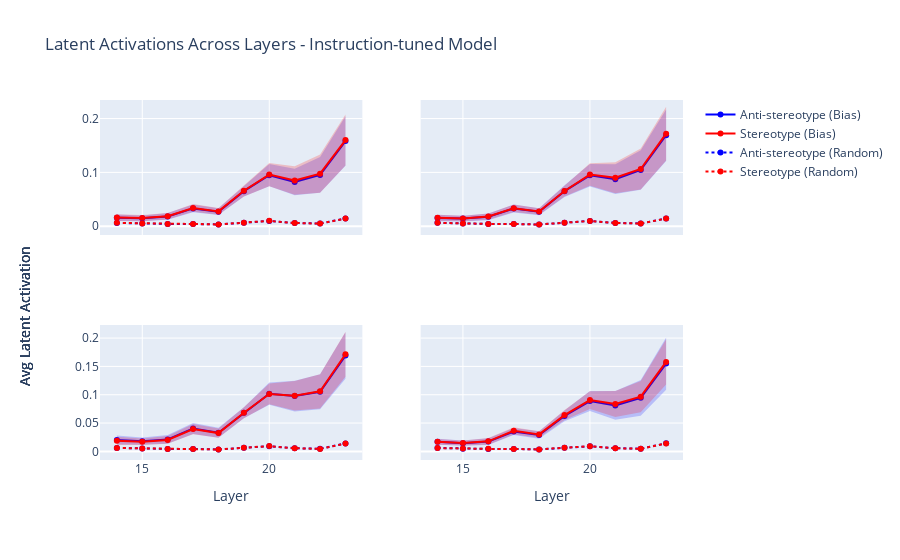

Notebook code cell kept with this figure:
### Code cell
from plotly.subplots import make_subplots

bias_list = sorted(bias_types_of_interest)
fig = make_subplots(
    rows=2, cols=2,
    subplot_titles=bias_list,
    shared_xaxes=True, shared_yaxes=True
)

for i, bias in enumerate(bias_list):
    layers_list = list(range(layer_start, layer_end))
    means_target0 = []
    means_target1 = []
    stds_target0 = []
    stds_target1 = []
    means_target0_random = []
    means_target1_random = []
    
    for layer in layers_list:
        values0 = results[bias][0][layer]
        values1 = results[bias][1][layer]
        random_values0 = random_results[bias][0][layer]
        random_values1 = random_results[bias][1][layer]
        
        m0 = np.mean(values0) if len(values0) > 0 else 0
        m1 = np.mean(values1) if len(values1) > 0 else 0
        s0 = np.std(values0) if len(values0) > 0 else 0
        s1 = np.std(values1) if len(values1) > 0 else 0
        
        means_target0.append(m0)
        means_target1.append(m1)
        stds_target0.append(s0)
        stds_target1.append(s1)
        means_target0_random.append(np.mean(random_values0) if len(random_values0) > 0 else 0)
        means_target1_random.append(np.mean(random_values1) if len(random_values1) > 0 else 0)
    
    row = i // 2 + 1
    col = i % 2 + 1
    showlegend = True if i == 0 else False
    
    # Base model trace: Anti-stereotype
    fig.add_trace(go.Scatter(
        x=layers_list,
        y=means_target0,
        mode='lines+markers',
        name='Anti-stereotype (Bias)',
        line=dict(color='blue'),
        showlegend=showlegend
    ), row=row, col=col)
    
    # Shaded area: Anti-stereotype ± std
    upper0 = np.array(means_target0) + np.array(stds_target0)
    lower0 = np.array(means_target0) - np.array(stds_target0)
    fig.add_trace(go.Scatter(
        x=layers_list + layers_list[::-1],
        y=list(upper0) + list(lower0[::-1]),
        fill='toself',
        fillcolor='rgba(0,0,255,0.2)',
        line=dict(color='rgba(255,255,255,0)'),
        hoverinfo="skip",
        showlegend=False
    ), row=row, col=col)
    
    # Base model trace: Stereotype
    fig.add_trace(go.Scatter(
        x=layers_list,
        y=means_target1,
        mode='lines+markers',
        name='Stereotype (Bias)',
        line=dict(color='red'),
        showlegend=showlegend
    ), row=row, col=col)
    
    # Shaded area: Stereotype ± std
    upper1 = np.array(means_target1) + np.array(stds_target1)
    lower1 = np.array(means_target1) - np.array(stds_target1)
    fig.add_trace(go.Scatter(
        x=layers_list + layers_list[::-1],
        y=list(upper1) + list(lower1[::-1]),
        fill='toself',
        fillcolor='rgba(255,0,0,0.2)',
        line=dict(color='rgba(255,255,255,0)'),
        hoverinfo="skip",
        showlegend=False
    ), row=row, col=col)
    
    # Random model traces (unchanged)
    fig.add_trace(go.Scatter(
        x=layers_list,
        y=means_target0_random,
        mode='lines+markers',
        name='Anti-stereotype (Random)',
        line=dict(color='blue', dash='dot'),
        showlegend=showlegend
    ), row=row, col=col)
    
    fig.add_trace(go.Scatter(
        x=layers_list,
        y=means_target1_random,
        mode='lines+markers',
        name='Stereotype (Random)',
        line=dict(color='red', dash='dot'),
        showlegend=showlegend
    ), row=row, col=col)

fig.update_xaxes(title_text="Layer", row=2, col=1)
fig.update_xaxes(title_text="Layer", row=2, col=2)
fig.update_layout(
    title="Latent Activations Across Layers - Instruction-tuned Model",
    legend=dict(x=1.03, y=1),
    margin=dict(t=100, b=100, l=100, r=100),
    annotations=[
        dict(
            text="Avg Latent Activation",
            x=-0.13,
            y=0.2,
            xref="paper",
            yref="paper",
            showarrow=False,
            textangle=-90,
            xanchor="center",
            yanchor="bottom",
            font=dict(size=14)
        )
    ]
)

fig.show()

### Figure 1 — Plotly figure (JSON) as saved in the notebook; plotly's stock layout.template omitted (floating-point values rounded to 4 significant figures)
{"data": [{"line": {"color": "blue"}, "mode": "lines+markers", "name": "Anti-stereotype (Bias)", "showlegend": true, "type": "scatter", "x": [14, 15, 16, 17, 18, 19, 20, 21, 22, 23], "xaxis": "x", "y": [0.01581, 0.01471, 0.01825, 0.03311, 0.027, 0.06519, 0.09483, 0.08226, 0.09532, 0.1583], "yaxis": "y"}, {"fill": "toself", "fillcolor": "rgba(0,0,255,0.2)", "hoverinfo": "skip", "line": {"color": "rgba(255,255,255,0)"}, "showlegend": false, "type": "scatter", "x": [14, 15, 16, 17, 18, 19, 20, 21, 22, 23, 23, 22, 21, 20, 19, 18, 17, 16, 15, 14], "xaxis": "x", "y": [0.0217, 0.02014, 0.02453, 0.04027, 0.03325, 0.07526, 0.1156, 0.107, 0.1286, 0.2043, 0.1122, 0.06206, 0.05752, 0.07408, 0.05513, 0.02076, 0.02596, 0.01197, 0.009274, 0.009924], "yaxis": "y"}, {"line": {"color": "red"}, "mode": "lines+markers", "name": "Stereotype (Bias)", "showlegend": true, "type": "scatter", "x": [14, 15, 16, 17, 18, 19, 20, 21, 22, 23], "xaxis": "x", "y": [0.01616, 0.01529, 0.01864, 0.03399, 0.02761, 0.06593, 0.09589, 0.08488, 0.09769, 0.1601], "yaxis": "y"}, {"fill": "toself", "fillcolor": "rgba(255,0,0,0.2)", "hoverinfo": "skip", "line": {"color": "rgba(255,255,255,0)"}, "showlegend": false, "type": "scatter", "x": [14, 15, 16, 17, 18, 19, 20, 21, 22, 23, 23, 22, 21, 20, 19, 18, 17, 16, 15, 14], "xaxis": "x", "y": [0.02245, 0.02108, 0.0247, 0.04126, 0.03389, 0.07645, 0.1174, 0.1114, 0.1332, 0.2074, 0.1128, 0.06222, 0.05831, 0.07443, 0.05541, 0.02133, 0.02673, 0.01258, 0.009504, 0.00987], "yaxis": "y"}, {"line": {"color": "blue", "dash": "dot"}, "mode": "lines+markers", "name": "Anti-stereotype (Random)", "showlegend": true, "type": "scatter", "x": [14, 15, 16, 17, 18, 19, 20, 21, 22, 23], "xaxis": "x", "y": [0.006238, 0.005066, 0.004354, 0.004199, 0.003301, 0.006602, 0.009966, 0.006058, 0.00505, 0.0144], "yaxis": "y"}, {"line": {"color": "red", "dash": "dot"}, "mode": "lines+markers", "name": "Stereotype (Random)", "showlegend": true, "type": "scatter", "x": [14, 15, 16, 17, 18, 19, 20, 21, 22, 23], "xaxis": "x", "y": [0.006266, 0.005109, 0.004361, 0.004212, 0.003345, 0.006626, 0.01006, 0.006032, 0.004955, 0.01424], "yaxis": "y"}, {"line": {"color": "blue"}, "mode": "lines+markers", "name": "Anti-stereotype (Bias)", "showlegend": false, "type": "scatter", "x": [14, 15, 16, 17, 18, 19, 20, 21, 22, 23], "xaxis": "x2", "y": [0.0154, 0.01432, 0.01759, 0.03285, 0.02694, 0.06521, 0.09458, 0.0875, 0.1045, 0.169], "yaxis": "y2"}, {"fill": "toself", "fillcolor": "rgba(0,0,255,0.2)", "hoverinfo": "skip", "line": {"color": "rgba(255,255,255,0)"}, "showlegend": false, "type": "scatter", "x": [14, 15, 16, 17, 18, 19, 20, 21, 22, 23, 23, 22, 21, 20, 19, 18, 17, 16, 15, 14], "xaxis": "x2", "y": [0.02147, 0.01969, 0.02383, 0.0404, 0.03323, 0.07593, 0.1155, 0.115, 0.141, 0.2167, 0.1212, 0.068, 0.06005, 0.07367, 0.05448, 0.02064, 0.0253, 0.01136, 0.008944, 0.00933], "yaxis": "y2"}, {"line": {"color": "red"}, "mode": "lines+markers", "name": "Stereotype (Bias)", "showlegend": false, "type": "scatter", "x": [14, 15, 16, 17, 18, 19, 20, 21, 22, 23], "xaxis": "x2", "y": [0.01555, 0.01453, 0.01798, 0.03335, 0.02755, 0.06555, 0.09604, 0.09004, 0.1063, 0.172], "yaxis": "y2"}, {"fill": "toself", "fillcolor": "rgba(255,0,0,0.2)", "hoverinfo": "skip", "line": {"color": "rgba(255,255,255,0)"}, "showlegend": false, "type": "scatter", "x": [14, 15, 16, 17, 18, 19, 20, 21, 22, 23, 23, 22, 21, 20, 19, 18, 17, 16, 15, 14], "xaxis": "x2", "y": [0.02132, 0.0197, 0.02388, 0.04031, 0.03354, 0.07579, 0.1168, 0.1187, 0.1442, 0.2219, 0.122, 0.06845, 0.06134, 0.0753, 0.05532, 0.02155, 0.0264, 0.01209, 0.009355, 0.00977], "yaxis": "y2"}, {"line": {"color": "blue", "dash": "dot"}, "mode": "lines+markers", "name": "Anti-stereotype (Random)", "showlegend": false, "type": "scatter", "x": [14, 15, 16, 17, 18, 19, 20, 21, 22, 23], "xaxis": "x2", "y": [0.006271, 0.005038, 0.004365, 0.004202, 0.003239, 0.006577, 0.009744, 0.006195, 0.005156, 0.01449], "yaxis": "y2"}, {"line": {"color": "red", "dash": "dot"}, "mode": "lines+markers", "name": "Stereotype (Random)", "showlegend": false, "type": "scatter", "x": [14, 15, 16, 17, 18, 19, 20, 21, 22, 23], "xaxis": "x2", "y": [0.006295, 0.005097, 0.004399, 0.004199, 0.003262, 0.006593, 0.009712, 0.006145, 0.004998, 0.01429], "yaxis": "y2"}, {"line": {"color": "blue"}, "mode": "lines+markers", "name": "Anti-stereotype (Bias)", "showlegend": false, "type": "scatter", "x": [14, 15, 16, 17, 18, 19, 20, 21, 22, 23], "xaxis": "x3", "y": [0.01997, 0.01797, 0.02123, 0.04039, 0.03286, 0.06814, 0.1018, 0.09765, 0.1052, 0.1692], "yaxis": "y3"}, {"fill": "toself", "fillcolor": "rgba(0,0,255,0.2)", "hoverinfo": "skip", "line": {"color": "rgba(255,255,255,0)"}, "showlegend": false, "type": "scatter", "x": [14, 15, 16, 17, 18, 19, 20, 21, 22, 23, 23, 22, 21, 20, 19, 18, 17, 16, 15, 14], "xaxis": "x3", "y": [0.02797, 0.0244, 0.02897, 0.05023, 0.04182, 0.07784, 0.1215, 0.1247, 0.1361, 0.2103, 0.128, 0.07435, 0.07062, 0.08218, 0.05844, 0.0239, 0.03055, 0.01349, 0.01155, 0.01197], "yaxis": "y3"}, {"line": {"color": "red"}, "mode": "lines+markers", "name": "Stereotype (Bias)", "showlegend": false, "type": "scatter", "x": [14, 15, 16, 17, 18, 19, 20, 21, 22, 23], "xaxis": "x3", "y": [0.01867, 0.01705, 0.02027, 0.0395, 0.03235, 0.06824, 0.1015, 0.09822, 0.106, 0.1715], "yaxis": "y3"}, {"fill": "toself", "fillcolor": "rgba(255,0,0,0.2)", "hoverinfo": "skip", "line": {"color": "rgba(255,255,255,0)"}, "showlegend": false, "type": "scatter", "x": [14, 15, 16, 17, 18, 19, 20, 21, 22, 23, 23, 22, 21, 20, 19, 18, 17, 16, 15, 14], "xaxis": "x3", "y": [0.02588, 0.02293, 0.02722, 0.04857, 0.04057, 0.07779, 0.1198, 0.1241, 0.1361, 0.2112, 0.1318, 0.07593, 0.07233, 0.08311, 0.0587, 0.02414, 0.03043, 0.01331, 0.01117, 0.01146], "yaxis": "y3"}, {"line": {"color": "blue", "dash": "dot"}, "mode": "lines+markers", "name": "Anti-stereotype (Random)", "showlegend": false, "type": "scatter", "x": [14, 15, 16, 17, 18, 19, 20, 21, 22, 23], "xaxis": "x3", "y": [0.006111, 0.005045, 0.004457, 0.00439, 0.003364, 0.006372, 0.009298, 0.005678, 0.004593, 0.01407], "yaxis": "y3"}, {"line": {"color": "red", "dash": "dot"}, "mode": "lines+markers", "name": "Stereotype (Random)", "showlegend": false, "type": "scatter", "x": [14, 15, 16, 17, 18, 19, 20, 21, 22, 23], "xaxis": "x3", "y": [0.006066, 0.005077, 0.00446, 0.004388, 0.003363, 0.006512, 0.009382, 0.005619, 0.004465, 0.01391], "yaxis": "y3"}, {"line": {"color": "blue"}, "mode": "lines+markers", "name": "Anti-stereotype (Bias)", "showlegend": false, "type": "scatter", "x": [14, 15, 16, 17, 18, 19, 20, 21, 22, 23], "xaxis": "x4", "y": [0.01695, 0.01457, 0.0173, 0.03522, 0.02898, 0.0627, 0.08886, 0.08119, 0.09462, 0.1551], "yaxis": "y4"}, {"fill": "toself", "fillcolor": "rgba(0,0,255,0.2)", "hoverinfo": "skip", "line": {"color": "rgba(255,255,255,0)"}, "showlegend": false, "type": "scatter", "x": [14, 15, 16, 17, 18, 19, 20, 21, 22, 23, 23, 22, 21, 20, 19, 18, 17, 16, 15, 14], "xaxis": "x4", "y": [0.02234, 0.01912, 0.02343, 0.04145, 0.03561, 0.07211, 0.1064, 0.1066, 0.1262, 0.2011, 0.109, 0.06309, 0.05576, 0.07132, 0.05329, 0.02235, 0.02898, 0.01117, 0.01003, 0.01156], "yaxis": "y4"}, {"line": {"color": "red"}, "mode": "lines+markers", "name": "Stereotype (Bias)", "showlegend": false, "type": "scatter", "x": [14, 15, 16, 17, 18, 19, 20, 21, 22, 23], "xaxis": "x4", "y": [0.017, 0.01485, 0.01782, 0.03629, 0.02999, 0.06409, 0.09055, 0.08372, 0.09659, 0.158], "yaxis": "y4"}, {"fill": "toself", "fillcolor": "rgba(255,0,0,0.2)", "hoverinfo": "skip", "line": {"color": "rgba(255,255,255,0)"}, "showlegend": false, "type": "scatter", "x": [14, 15, 16, 17, 18, 19, 20, 21, 22, 23, 23, 22, 21, 20, 19, 18, 17, 16, 15, 14], "xaxis": "x4", "y": [0.02206, 0.01945, 0.02367, 0.0426, 0.03567, 0.07287, 0.1061, 0.1067, 0.1241, 0.198, 0.118, 0.06912, 0.06078, 0.07496, 0.05532, 0.02431, 0.02998, 0.01196, 0.01025, 0.01194], "yaxis": "y4"}, {"line": {"color": "blue", "dash": "dot"}, "mode": "lines+markers", "name": "Anti-stereotype (Random)", "showlegend": false, "type": "scatter", "x": [14, 15, 16, 17, 18, 19, 20, 21, 22, 23], "xaxis": "x4", "y": [0.006005, 0.004887, 0.004434, 0.004351, 0.003429, 0.006445, 0.008908, 0.005695, 0.004773, 0.01422], "yaxis": "y4"}, {"line": {"color": "red", "dash": "dot"}, "mode": "lines+markers", "name": "Stereotype (Random)", "showlegend": false, "type": "scatter", "x": [14, 15, 16, 17, 18, 19, 20, 21, 22, 23], "xaxis": "x4", "y": [0.005964, 0.00492, 0.004475, 0.004372, 0.003447, 0.00663, 0.009122, 0.00567, 0.004599, 0.01404], "yaxis": "y4"}], "layout": {"annotations": [{"font": {"size": 14}, "showarrow": false, "text": "Avg Latent Activation", "textangle": -90, "x": -0.13, "xanchor": "center", "xref": "paper", "y": 0.2, "yanchor": "bottom", "yref": "paper"}, {"font": {"size": 14}, "showarrow": false, "text": "Avg Latent Activation", "textangle": -90, "x": -0.13, "xanchor": "center", "xref": "paper", "y": 0.2, "yanchor": "bottom", "yref": "paper"}, {"font": {"size": 14}, "showarrow": false, "text": "Avg Latent Activation", "textangle": -90, "x": -0.13, "xanchor": "center", "xref": "paper", "y": 0.2, "yanchor": "bottom", "yref": "paper"}, {"font": {"size": 14}, "showarrow": false, "text": "Avg Latent Activation", "textangle": -90, "x": -0.13, "xanchor": "center", "xref": "paper", "y": 0.2, "yanchor": "bottom", "yref": "paper"}], "legend": {"x": 1.03, "y": 1}, "margin": {"b": 100, "l": 100, "r": 100, "t": 100}, "title": {"text": "Latent Activations Across Layers - Instruction-tuned Model"}, "xaxis": {"anchor": "y", "domain": [0, 0.45], "matches": "x3", "showticklabels": false}, "xaxis2": {"anchor": "y2", "domain": [0.55, 1], "matches": "x4", "showticklabels": false}, "xaxis3": {"anchor": "y3", "domain": [0, 0.45], "title": {"text": "Layer"}}, "xaxis4": {"anchor": "y4", "domain": [0.55, 1], "title": {"text": "Layer"}}, "yaxis": {"anchor": "x", "domain": [0.625, 1]}, "yaxis2": {"anchor": "x2", "domain": [0.625, 1], "matches": "y", "showticklabels": false}, "yaxis3": {"anchor": "x3", "domain": [0, 0.375]}, "yaxis4": {"anchor": "x4", "domain": [0, 0.375], "matches": "y3", "showticklabels": false}}}
